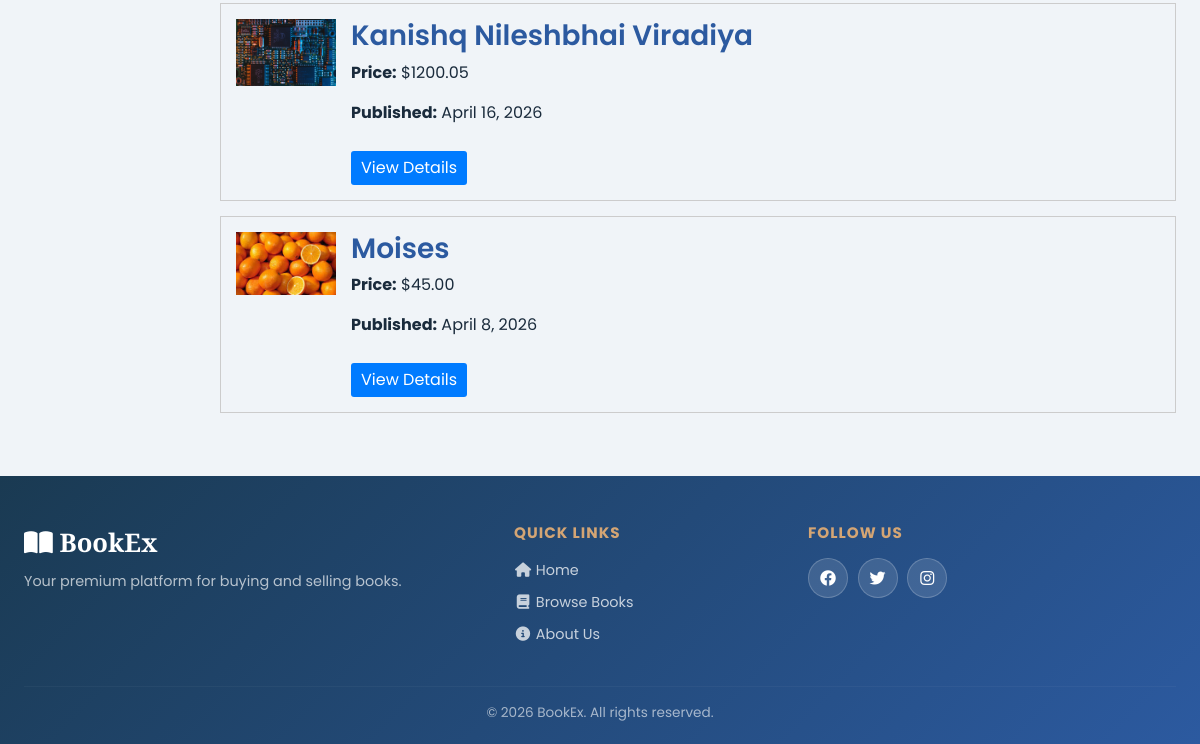
Before: /searchbooks/ (lower part) with the older database file.
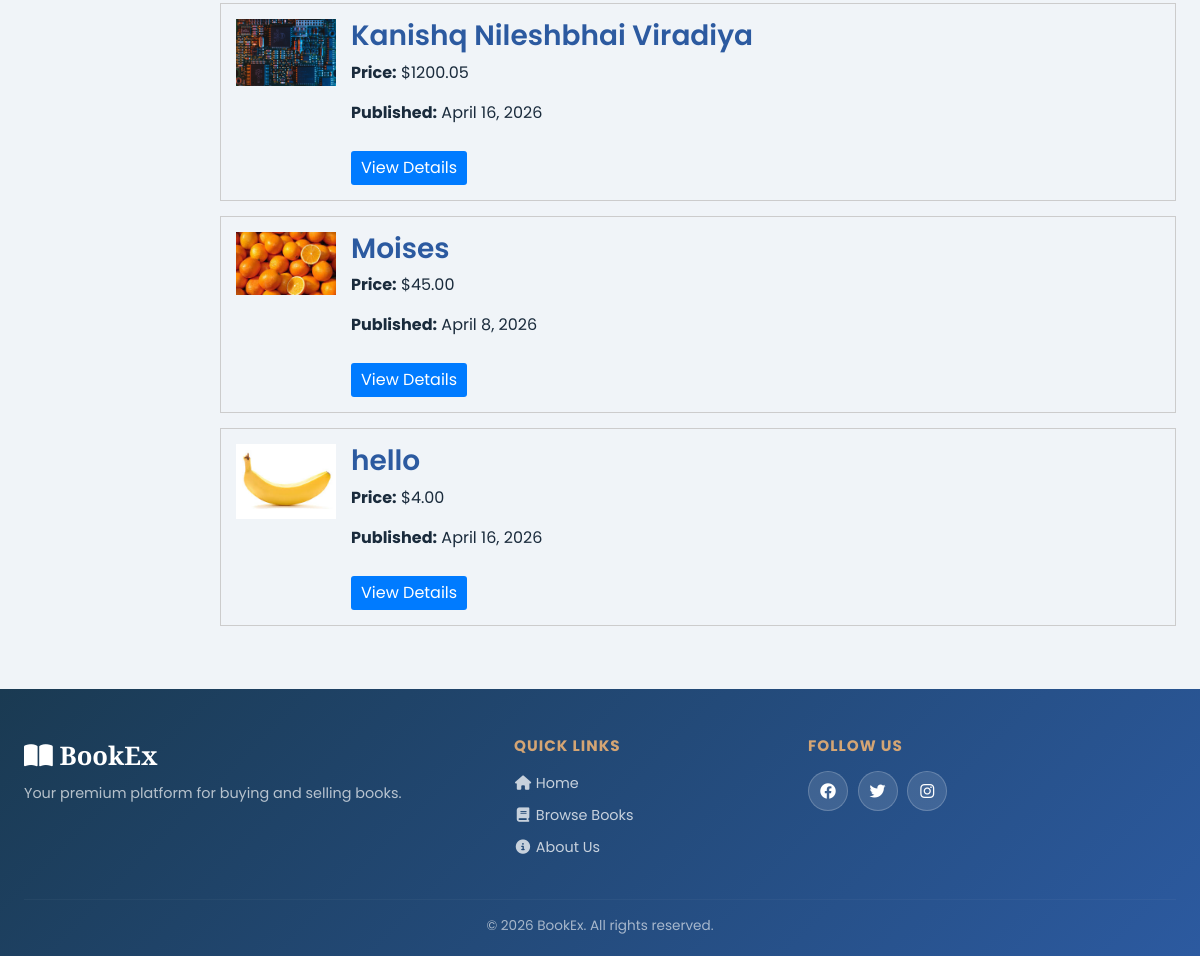
After: the same page with the newer database file.
### bookMng/models.py (models this page shows)
class Book(models.Model):
    name = models.CharField(max_length=200)
    web = models.URLField(max_length=300)
    price = models.DecimalField(decimal_places=2, max_digits=8)
    publishdate = models.DateField(auto_now=True)
    picture = models.FileField(upload_to='bookEx/static/uploads')
    pic_path = models.CharField(max_length=300, editable=False, blank=True)
    username = models.ForeignKey(User, blank=True, null=True, on_delete=models.CASCADE)

### bookMng/views.py (the view)
# urls.py: path('searchbooks/', views.searchbooks, name='searchbooks'),
def searchbooks(request):
    q = request.GET.get('q', '').strip()
    letter = request.GET.get('letter', '').strip().upper()
    letters = list("ABCDEFGHIJKLMNOPQRSTUVWXYZ")
    books = Book.objects.all().order_by("name")
    if q:
        books = books.filter(name__icontains=q)
    if letter and len(letter) == 1 and letter.isalpha():
        books = books.filter(name__istartswith=letter)
    else:
        letter = ""
    for book in books:
        try:
            book.pic_path = book.picture.url[14:]
        except Exception:
            book.pic_path = ""
    return render(request,
                  'bookMng/searchbooks.html',
                  {
                      'item_list': MainMenu.objects.all(),
                      'books': books,
                      'letters': letters,
                      'selected_letter': letter,
                      'search_query': q,
                  })

### bookEx/templates/bookMng/searchbooks.html (shortened to what this page needs)
{% extends "base.html" %}
{% load static %}
{% block content %}
   <div class="book-list">
      {% if books %}
         {% for book in books %}
            <div class="book-card" style="border: 1px solid #ccc; padding: 15px; margin-bottom: 15px; display: flex; gap: 15px;">
               <div class="book-image">
                  {% if book.pic_path %}
                     <img src="{% static book.pic_path %}" alt="{{ book.name }}" style="max-width: 100px;">
                  {% else %}
                     <div style="width: 100px; height: 150px; background-color: #eee; display: flex; align-items: center; justify-content: center; text-align: center;">No Image Available</div>
                  {% endif %}
               </div>
               <div class="book-info">
                  <h3 style="margin-top: 0;">{{ book.name }}</h3>
                  <p><strong>Price:</strong> ${{ book.price }}</p>
                  <p><strong>Published:</strong> {{ book.publishdate }}</p>
                  <a href="{% url 'book_detail' book.id %}" style="display: inline-block; margin-top: 10px; padding: 5px 10px; background-color: #007bff; color: white; text-decoration: none; border-radius: 3px;">View Details</a>
               </div>
            </div>
         {% endfor %}
      {% else %}
         <p>No books found.</p>
      {% endif %}
   </div>
{% endblock content %}

Changed rows visible on the page:
added Book: shows a picture, name "hello", price "4.00", publishdate "April 16, 2026"
